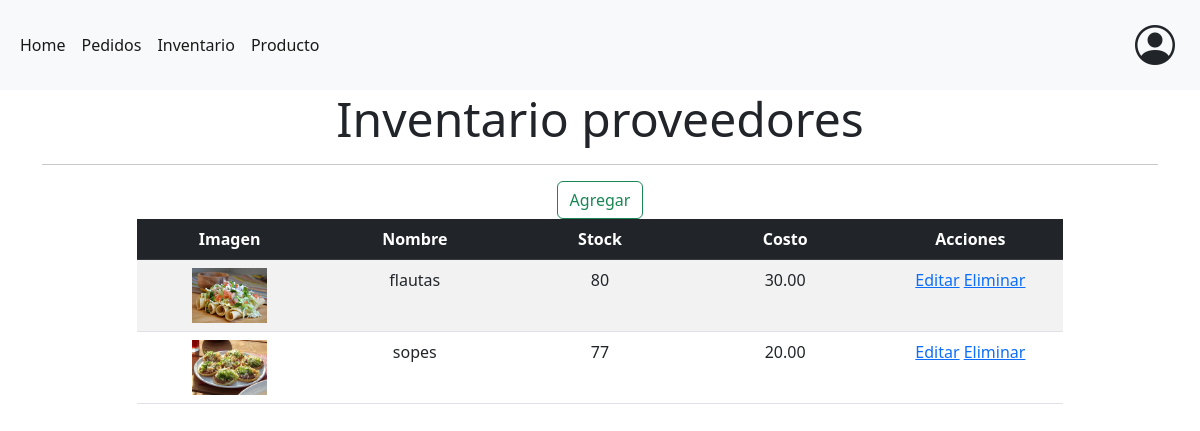
/producto/gestion (signed in), run on the app's committed database.
### tables this page shows
CREATE TABLE `productos` (
  `Id` int(255) NOT NULL,
  `Nombre` varchar(255) DEFAULT NULL,
  `Precio` decimal(9,2) NOT NULL,
  `Imagen` varchar(400) NOT NULL,
  `Stock` int(255) NOT NULL,
  `FechaCrecion` timestamp NOT NULL DEFAULT current_timestamp()
);

### controllers/productoController.php (called while the page is built, shortened)
<?php
require_once 'models/producto.php';
class productoController{
	public function gestion(){
		$producto = new Producto();
		$productos = $producto->getAll();
		require_once 'views/producto/index.php';
	}
}

### config/db.php (called while the page is built)
<?php
class Database{
	public static function connect(){
		$db = new mysqli('localhost', 'root', '', 'restaurantes');
		$db->query("SET NAMES 'utf8'");
		return $db;
	}
}

### models/producto.php (called while the page is built, shortened)
<?php
class Producto{
	private $db;
	public function __construct() {
		$this->db = Database::connect();
	}
	public function getAll(){
		$productos = $this->db->query("SELECT * FROM productos ORDER BY id ASC");
		return $productos;
	}
}

### views/producto/index.php (the view)
<div class="container-fluid text-center">
    <div class="container">
        <h1 class="display-5">Inventario proveedores</h1>
        <hr>
        <div>
            <a type="submit" class="btn btn-outline-success rounded" href="<?= base_url . 'producto/crear' ?>">Agregar</a>
        </div>
    </div>
    <div class="text-center container">
        <div class="row justify-content-center">
            <div class="col-10">
                <table class="table table-striped">
                    <thead class="table table-dark">
                        <tr class="row-cols-6">
                            <th scope="col">Imagen</th>
                            <th scope="col">Nombre</th>
                            <th scope="col">Stock</th>
                            <th scope="col">Costo</th>
                            <th scope="col">Acciones</th>
                        </tr>
                    </thead>
                    <tbody>
                        <?php while ($items = $productos->fetch_object()) { ?>
                            <tr class="row-cols-6">
                                <td classs="col"><img width="75px" height="55px" src="<?= base_url . 'uploads/images/' . $items->Imagen ?>"></td>
                                <td classs="col"><?= $items->Nombre ?></td>
                                <td classs="col"><?= $items->Stock ?></td>
                                <td classs="col"><?= $items->Precio ?></td>
                                <td classs="col"><a href="<?= base_url . 'producto/editar&id=' . $items->Id ?>">Editar</a>
                                    <a href="<?= base_url . 'producto/eliminar&id=' . $items->Id ?>">Eliminar</a>
                                </td>
                            </tr>
                        <?php } ?>
                    </tbody>
                </table>
            </div>
        </div>
    </div>
</div>

### views/layout/header.php (shortened to what this page needs)
<!DOCTYPE html>
<html lang="en">
<head>
    <link rel="stylesheet" href="<?= base_url ?>wwwroot/css/site.css">
    <link rel="stylesheet" href="https://cdn.jsdelivr.net/npm/bootstrap@5.2.0/dist/css/bootstrap.min.css">
    <link rel="stylesheet" href="https://cdn.jsdelivr.net/npm/bootstrap-icons@1.9.1/font/bootstrap-icons.css">
</head>
<body>
    <nav class="navbar navbar-expand-lg bg-light">
        <div class="container-fluid d-flex">
            <div class="collapse navbar-collapse" id="navbarSupportedContent">
                <ul class="navbar-nav me-auto mb-2 mb-lg-0">
                    <li class="nav-item">
                        <a class="nav-link active" aria-current="page" href="<?= base_url ?>">Home</a>
                    </li>
                    <li class="nav-item">
                        <a class="nav-link active" href="<?= base_url ?>pedido/index">Pedidos</a>
                    </li>
                    <li class="nav-item">
                        <a class="nav-link active" href="<?= base_url ?>Inventario/index">Inventario</a>
                    </li>
                    <li class="nav-item">
                        <a class="nav-link active" href="<?= base_url ?>producto/gestion">Producto</a>
                    </li>
                </ul>
            </div>
            <div class="" style="float: right;">
                <div class="btn-group dropstart">
                    <button type="button" class="btn rounded" data-bs-toggle="dropdown" aria-expanded="false">
                        <i class="bi bi-person-circle" style="font-size: 40px;"></i>
                    </button>
                </div>
            </div>
        </div>
    </nav>

### index.php (shortened to what this page needs)
<?php
require_once 'config/db.php';
require_once 'views/layout/header.php';
if (isset($_GET['controller'])) {
	$nombre_controlador = $_GET['controller'] . 'Controller';
} elseif (!isset($_GET['controller']) && !isset($_GET['action'])) {
	$nombre_controlador = controller_default;
} else {
	show_error();
	exit();
}
if (class_exists($nombre_controlador)) {
	$controlador = new $nombre_controlador();
	if (isset($_GET['action']) && method_exists($controlador, $_GET['action'])) {
		$action = $_GET['action'];
		$controlador->$action();
	} elseif (!isset($_GET['controller']) && !isset($_GET['action'])) {
		$action_default = action_default;
		$controlador->$action_default();
	} else {
		show_error();
	}
} else {
	show_error();
}
require_once('views/layout/footer.php');

### views/layout/footer.php (shortened to what this page needs)
</body>
</html>

### wwwroot/css/site.css (style rules this page uses)
@media (min-width: 768px) { html { font-size: 16px; } }
html { position: relative; min-height: 100%; }
body { margin-bottom: 30px; }

### data on the page
productos: Imagen (picture), Nombre "flautas", Stock "80", Precio "30.00"
productos: Imagen (picture), Nombre "sopes", Stock "77", Precio "20.00"
